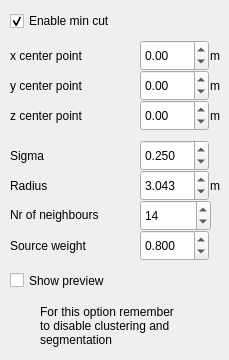
<?xml version="1.0" encoding="UTF-8"?>
<ui version="4.0">
 <class>MinCutOptionView</class>
 <widget class="QWidget" name="MinCutOptionView">
  <property name="geometry">
   <rect>
    <x>0</x>
    <y>0</y>
    <width>229</width>
    <height>360</height>
   </rect>
  </property>
  <property name="windowTitle">
   <string>Form</string>
  </property>
  <widget class="QLabel" name="lblxCenterPoint">
   <property name="geometry">
    <rect>
     <x>10</x>
     <y>40</y>
     <width>141</width>
     <height>31</height>
    </rect>
   </property>
   <property name="text">
    <string>x center point</string>
   </property>
   <property name="alignment">
    <set>Qt::AlignLeading|Qt::AlignLeft|Qt::AlignVCenter</set>
   </property>
  </widget>
  <widget class="QDoubleSpinBox" name="spnxCenterPoint">
   <property name="geometry">
    <rect>
     <x>140</x>
     <y>40</y>
     <width>69</width>
     <height>31</height>
    </rect>
   </property>
   <property name="decimals">
    <number>2</number>
   </property>
   <property name="minimum">
    <double>-99999.000000000000000</double>
   </property>
   <property name="maximum">
    <double>99999.000000000000000</double>
   </property>
   <property name="singleStep">
    <double>1.000000000000000</double>
   </property>
   <property name="value">
    <double>0.000000000000000</double>
   </property>
  </widget>
  <widget class="QLabel" name="lblyCenterPoint">
   <property name="geometry">
    <rect>
     <x>10</x>
     <y>70</y>
     <width>141</width>
     <height>31</height>
    </rect>
   </property>
   <property name="text">
    <string>y center point</string>
   </property>
   <property name="alignment">
    <set>Qt::AlignLeading|Qt::AlignLeft|Qt::AlignVCenter</set>
   </property>
  </widget>
  <widget class="QDoubleSpinBox" name="spnyCenterPoint">
   <property name="geometry">
    <rect>
     <x>140</x>
     <y>70</y>
     <width>69</width>
     <height>31</height>
    </rect>
   </property>
   <property name="decimals">
    <number>2</number>
   </property>
   <property name="minimum">
    <double>-99999.000000000000000</double>
   </property>
   <property name="maximum">
    <double>99999.000000000000000</double>
   </property>
   <property name="singleStep">
    <double>1.000000000000000</double>
   </property>
   <property name="value">
    <double>0.000000000000000</double>
   </property>
  </widget>
  <widget class="QDoubleSpinBox" name="spnzCenterPoint">
   <property name="geometry">
    <rect>
     <x>140</x>
     <y>100</y>
     <width>69</width>
     <height>31</height>
    </rect>
   </property>
   <property name="decimals">
    <number>2</number>
   </property>
   <property name="minimum">
    <double>-99999.000000000000000</double>
   </property>
   <property name="maximum">
    <double>99999.000000000000000</double>
   </property>
   <property name="singleStep">
    <double>1.000000000000000</double>
   </property>
   <property name="value">
    <double>0.000000000000000</double>
   </property>
  </widget>
  <widget class="QLabel" name="lblzCenterPoint">
   <property name="geometry">
    <rect>
     <x>10</x>
     <y>100</y>
     <width>141</width>
     <height>31</height>
    </rect>
   </property>
   <property name="text">
    <string>z center point</string>
   </property>
   <property name="alignment">
    <set>Qt::AlignLeading|Qt::AlignLeft|Qt::AlignVCenter</set>
   </property>
  </widget>
  <widget class="QLabel" name="lblSigma">
   <property name="geometry">
    <rect>
     <x>10</x>
     <y>140</y>
     <width>141</width>
     <height>31</height>
    </rect>
   </property>
   <property name="text">
    <string>Sigma</string>
   </property>
   <property name="alignment">
    <set>Qt::AlignLeading|Qt::AlignLeft|Qt::AlignVCenter</set>
   </property>
  </widget>
  <widget class="QDoubleSpinBox" name="spnSigma">
   <property name="geometry">
    <rect>
     <x>140</x>
     <y>140</y>
     <width>69</width>
     <height>31</height>
    </rect>
   </property>
   <property name="decimals">
    <number>3</number>
   </property>
   <property name="singleStep">
    <double>0.010000000000000</double>
   </property>
   <property name="value">
    <double>0.250000000000000</double>
   </property>
  </widget>
  <widget class="QCheckBox" name="chkEnableMinCut">
   <property name="geometry">
    <rect>
     <x>10</x>
     <y>10</y>
     <width>221</width>
     <height>22</height>
    </rect>
   </property>
   <property name="text">
    <string>Enable min cut</string>
   </property>
   <property name="checked">
    <bool>true</bool>
   </property>
  </widget>
  <widget class="QLabel" name="lblRadius">
   <property name="geometry">
    <rect>
     <x>10</x>
     <y>170</y>
     <width>141</width>
     <height>31</height>
    </rect>
   </property>
   <property name="text">
    <string>Radius</string>
   </property>
   <property name="alignment">
    <set>Qt::AlignLeading|Qt::AlignLeft|Qt::AlignVCenter</set>
   </property>
  </widget>
  <widget class="QDoubleSpinBox" name="spnRadius">
   <property name="geometry">
    <rect>
     <x>140</x>
     <y>170</y>
     <width>69</width>
     <height>31</height>
    </rect>
   </property>
   <property name="decimals">
    <number>3</number>
   </property>
   <property name="singleStep">
    <double>0.010000000000000</double>
   </property>
   <property name="value">
    <double>3.043000000000000</double>
   </property>
  </widget>
  <widget class="QLabel" name="lblNrNeighbours">
   <property name="geometry">
    <rect>
     <x>10</x>
     <y>204</y>
     <width>121</width>
     <height>21</height>
    </rect>
   </property>
   <property name="text">
    <string>Nr of neighbours</string>
   </property>
   <property name="alignment">
    <set>Qt::AlignLeading|Qt::AlignLeft|Qt::AlignVCenter</set>
   </property>
  </widget>
  <widget class="QLabel" name="lblSourceWeight">
   <property name="geometry">
    <rect>
     <x>10</x>
     <y>230</y>
     <width>141</width>
     <height>31</height>
    </rect>
   </property>
   <property name="text">
    <string>Source weight</string>
   </property>
   <property name="alignment">
    <set>Qt::AlignLeading|Qt::AlignLeft|Qt::AlignVCenter</set>
   </property>
  </widget>
  <widget class="QDoubleSpinBox" name="spnSourceWeight">
   <property name="geometry">
    <rect>
     <x>140</x>
     <y>230</y>
     <width>69</width>
     <height>31</height>
    </rect>
   </property>
   <property name="decimals">
    <number>3</number>
   </property>
   <property name="singleStep">
    <double>0.010000000000000</double>
   </property>
   <property name="value">
    <double>0.800000000000000</double>
   </property>
  </widget>
  <widget class="QSpinBox" name="spnNrNeighbours">
   <property name="geometry">
    <rect>
     <x>140</x>
     <y>200</y>
     <width>71</width>
     <height>31</height>
    </rect>
   </property>
   <property name="maximum">
    <number>999</number>
   </property>
   <property name="value">
    <number>14</number>
   </property>
  </widget>
  <widget class="QCheckBox" name="chkEnableShowPreview">
   <property name="geometry">
    <rect>
     <x>10</x>
     <y>270</y>
     <width>221</width>
     <height>21</height>
    </rect>
   </property>
   <property name="text">
    <string>Show preview</string>
   </property>
   <property name="checked">
    <bool>false</bool>
   </property>
  </widget>
  <widget class="QLabel" name="label">
   <property name="geometry">
    <rect>
     <x>40</x>
     <y>290</y>
     <width>191</width>
     <height>71</height>
    </rect>
   </property>
   <property name="text">
    <string>For this option remember
to disable clustering and
segmentation</string>
   </property>
  </widget>
  <widget class="QLabel" name="lblUDMmeters">
   <property name="geometry">
    <rect>
     <x>210</x>
     <y>40</y>
     <width>16</width>
     <height>31</height>
    </rect>
   </property>
   <property name="text">
    <string>m</string>
   </property>
   <property name="alignment">
    <set>Qt::AlignLeading|Qt::AlignLeft|Qt::AlignVCenter</set>
   </property>
  </widget>
  <widget class="QLabel" name="lblUDMmeters_2">
   <property name="geometry">
    <rect>
     <x>210</x>
     <y>70</y>
     <width>16</width>
     <height>31</height>
    </rect>
   </property>
   <property name="text">
    <string>m</string>
   </property>
   <property name="alignment">
    <set>Qt::AlignLeading|Qt::AlignLeft|Qt::AlignVCenter</set>
   </property>
  </widget>
  <widget class="QLabel" name="lblUDMmeters_3">
   <property name="geometry">
    <rect>
     <x>210</x>
     <y>100</y>
     <width>16</width>
     <height>31</height>
    </rect>
   </property>
   <property name="text">
    <string>m</string>
   </property>
   <property name="alignment">
    <set>Qt::AlignLeading|Qt::AlignLeft|Qt::AlignVCenter</set>
   </property>
  </widget>
  <widget class="QLabel" name="lblUDMmeters_4">
   <property name="geometry">
    <rect>
     <x>210</x>
     <y>170</y>
     <width>16</width>
     <height>31</height>
    </rect>
   </property>
   <property name="text">
    <string>m</string>
   </property>
   <property name="alignment">
    <set>Qt::AlignLeading|Qt::AlignLeft|Qt::AlignVCenter</set>
   </property>
  </widget>
 </widget>
 <resources/>
 <connections/>
</ui>
